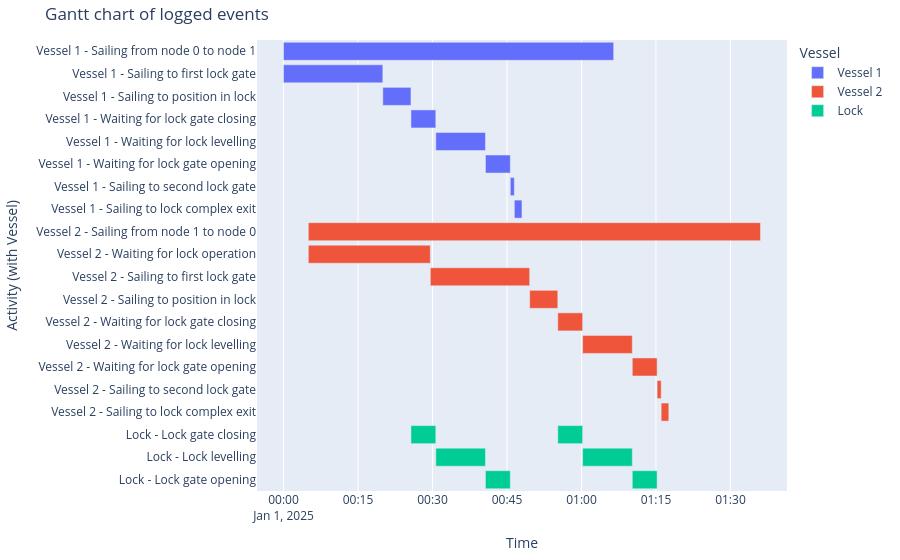

The code cell stored with this chart in its notebook:
### Markdown cell above
##### Event chart
We can also create a Gantt chart based on an event table of the vessels and the lock chamber. We see that the time to pass the edge with the lock chamber becomes variable. Moreover, we observe a cyclic behaviour of the lock chamber.

### Code cell
df_eventtable = logbook2eventtable([vessel_1, vessel_2, lock_chamber])
generate_vessel_gantt_chart(df_eventtable)

### Figure 1 — Plotly figure (JSON) as saved in the notebook; plotly's stock layout.template omitted (floating-point values rounded to 4 significant figures)
{"data": [{"base": ["2025-01-01T00:00:00.000000", "2025-01-01T00:00:00.000000", "2025-01-01T00:20:00.000000", "2025-01-01T00:25:40.000000", "2025-01-01T00:30:40.000000", "2025-01-01T00:40:40.000000", "2025-01-01T00:45:40.000000", "2025-01-01T00:46:29.000000"], "hovertemplate": "object name=Vessel 1<br>start time=%{base}<br>stop time=%{x}<br>activity label=%{y}<extra></extra>", "legendgroup": "Vessel 1", "marker": {"color": "#636efa", "pattern": {"shape": ""}}, "name": "Vessel 1", "orientation": "h", "showlegend": true, "textposition": "auto", "type": "bar", "x": [3989000, 1200000, 340000, 300000, 600000, 300000, 49000, 92000], "xaxis": "x", "y": ["Vessel 1 - Sailing from node 0 to node 1", "Vessel 1 - Sailing to first lock gate", "Vessel 1 - Sailing to position in lock", "Vessel 1 - Waiting for lock gate closing", "Vessel 1 - Waiting for lock levelling", "Vessel 1 - Waiting for lock gate opening", "Vessel 1 - Sailing to second lock gate", "Vessel 1 - Sailing to lock complex exit"], "yaxis": "y"}, {"base": ["2025-01-01T00:05:00.000000", "2025-01-01T00:05:00.000000", "2025-01-01T00:29:34.000000", "2025-01-01T00:49:34.000000", "2025-01-01T00:55:14.000000", "2025-01-01T01:00:14.000000", "2025-01-01T01:10:14.000000", "2025-01-01T01:15:14.000000", "2025-01-01T01:16:03.000000"], "hovertemplate": "object name=Vessel 2<br>start time=%{base}<br>stop time=%{x}<br>activity label=%{y}<extra></extra>", "legendgroup": "Vessel 2", "marker": {"color": "#EF553B", "pattern": {"shape": ""}}, "name": "Vessel 2", "orientation": "h", "showlegend": true, "textposition": "auto", "type": "bar", "x": [5463000, 1474000, 1200000, 340000, 300000, 600000, 300000, 49000, 92000], "xaxis": "x", "y": ["Vessel 2 - Sailing from node 1 to node 0", "Vessel 2 - Waiting for lock operation", "Vessel 2 - Sailing to first lock gate", "Vessel 2 - Sailing to position in lock", "Vessel 2 - Waiting for lock gate closing", "Vessel 2 - Waiting for lock levelling", "Vessel 2 - Waiting for lock gate opening", "Vessel 2 - Sailing to second lock gate", "Vessel 2 - Sailing to lock complex exit"], "yaxis": "y"}, {"base": ["2025-01-01T00:25:40.000000", "2025-01-01T00:30:40.000000", "2025-01-01T00:40:40.000000", "2025-01-01T00:55:14.000000", "2025-01-01T01:00:14.000000", "2025-01-01T01:10:14.000000"], "hovertemplate": "object name=Lock<br>start time=%{base}<br>stop time=%{x}<br>activity label=%{y}<extra></extra>", "legendgroup": "Lock", "marker": {"color": "#00cc96", "pattern": {"shape": ""}}, "name": "Lock", "orientation": "h", "showlegend": true, "textposition": "auto", "type": "bar", "x": [300000, 600000, 300000, 300000, 600000, 300000], "xaxis": "x", "y": ["Lock - Lock gate closing", "Lock - Lock levelling", "Lock - Lock gate opening", "Lock - Lock gate closing", "Lock - Lock levelling", "Lock - Lock gate opening"], "yaxis": "y"}], "layout": {"barmode": "overlay", "legend": {"title": {"text": "Vessel"}, "tracegroupgap": 0}, "margin": {"b": 20, "l": 20, "r": 20, "t": 40}, "title": {"text": "Gantt chart of logged events"}, "xaxis": {"anchor": "y", "domain": [0, 1], "title": {"text": "Time"}, "type": "date"}, "yaxis": {"anchor": "x", "autorange": "reversed", "domain": [0, 1], "title": {"text": "Activity (with Vessel)"}}}}
